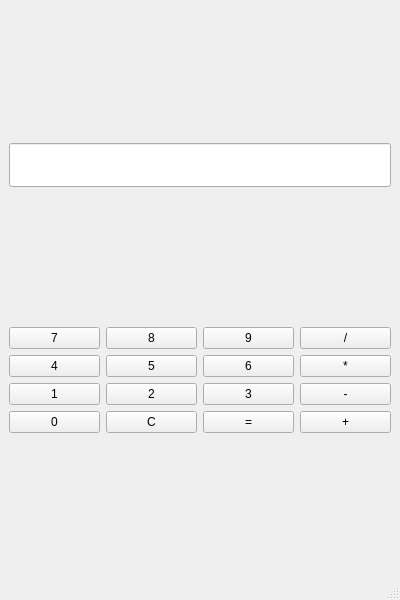
<?xml version="1.0" encoding="UTF-8"?>
<ui version="4.0">
 <class>MainWindow</class>
 <widget class="QMainWindow" name="MainWindow">
  <property name="geometry">
   <rect>
    <x>0</x>
    <y>0</y>
    <width>400</width>
    <height>600</height>
   </rect>
  </property>
  <property name="windowTitle">
   <string>Calculadora</string>
  </property>
  <widget class="QWidget" name="centralwidget">
   <layout class="QVBoxLayout" name="verticalLayout">
    <item>
     <widget class="QLineEdit" name="display">
      <property name="readOnly">
       <bool>true</bool>
      </property>
      <property name="alignment">
       <set>Qt::AlignRight|Qt::AlignTrailing|Qt::AlignVCenter</set>
      </property>
      <property name="font">
       <font>
        <pointsize>24</pointsize>
       </font>
      </property>
     </widget>
    </item>
    <item>
     <layout class="QGridLayout" name="gridLayout">
      <!-- Fila 0 -->
      <item row="0" column="0">
       <widget class="QPushButton" name="btn7">
        <property name="text">
         <string>7</string>
        </property>
       </widget>
      </item>
      <item row="0" column="1">
       <widget class="QPushButton" name="btn8">
        <property name="text">
         <string>8</string>
        </property>
       </widget>
      </item>
      <item row="0" column="2">
       <widget class="QPushButton" name="btn9">
        <property name="text">
         <string>9</string>
        </property>
       </widget>
      </item>
      <item row="0" column="3">
       <widget class="QPushButton" name="btnDivision">
        <property name="text">
         <string>/</string>
        </property>
       </widget>
      </item>

      <!-- Fila 1 -->
      <item row="1" column="0">
       <widget class="QPushButton" name="btn4">
        <property name="text">
         <string>4</string>
        </property>
       </widget>
      </item>
      <item row="1" column="1">
       <widget class="QPushButton" name="btn5">
        <property name="text">
         <string>5</string>
        </property>
       </widget>
      </item>
      <item row="1" column="2">
       <widget class="QPushButton" name="btn6">
        <property name="text">
         <string>6</string>
        </property>
       </widget>
      </item>
      <item row="1" column="3">
       <widget class="QPushButton" name="btnMultiplicacion">
        <property name="text">
         <string>*</string>
        </property>
       </widget>
      </item>

      <!-- Fila 2 -->
      <item row="2" column="0">
       <widget class="QPushButton" name="btn1">
        <property name="text">
         <string>1</string>
        </property>
       </widget>
      </item>
      <item row="2" column="1">
       <widget class="QPushButton" name="btn2">
        <property name="text">
         <string>2</string>
        </property>
       </widget>
      </item>
      <item row="2" column="2">
       <widget class="QPushButton" name="btn3">
        <property name="text">
         <string>3</string>
        </property>
       </widget>
      </item>
      <item row="2" column="3">
       <widget class="QPushButton" name="btnResta">
        <property name="text">
         <string>-</string>
        </property>
       </widget>
      </item>

      <!-- Fila 3 -->
      <item row="3" column="0">
       <widget class="QPushButton" name="btn0">
        <property name="text">
         <string>0</string>
        </property>
       </widget>
      </item>
      <item row="3" column="1">
       <widget class="QPushButton" name="btnC">
        <property name="text">
         <string>C</string>
        </property>
       </widget>
      </item>
      <item row="3" column="2">
       <widget class="QPushButton" name="btnIgual">
        <property name="text">
         <string>=</string>
        </property>
       </widget>
      </item>
      <item row="3" column="3">
       <widget class="QPushButton" name="btnSuma">
        <property name="text">
         <string>+</string>
        </property>
       </widget>
      </item>

     </layout>
    </item>
   </layout>
  </widget>
  <widget class="QMenuBar" name="menubar"/>
  <widget class="QStatusBar" name="statusbar"/>
 </widget>
 <resources/>
 <connections/>
</ui>
